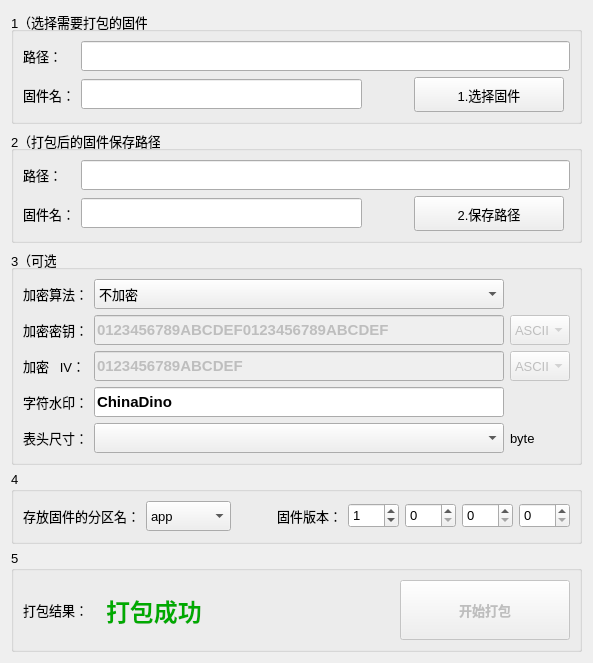
     <widget class="QWidget" name="tabFirmwarePackage">
      <attribute name="title">
       <string>固件打包</string>
      </attribute>
      <layout class="QGridLayout" name="gridLayout_9">
       <item row="0" column="0">
        <widget class="QGroupBox" name="groupBox">
         <property name="minimumSize">
          <size>
           <width>0</width>
           <height>112</height>
          </size>
         </property>
         <property name="font">
          <font>
           <pointsize>10</pointsize>
           <bold>false</bold>
          </font>
         </property>
         <property name="title">
          <string>1（选择需要打包的固件）</string>
         </property>
         <layout class="QGridLayout" name="gridLayout_2">
          <item row="0" column="0">
           <layout class="QGridLayout" name="gridLayout">
            <item row="1" column="2">
             <spacer name="horizontalSpacer">
              <property name="orientation">
               <enum>Qt::Horizontal</enum>
              </property>
              <property name="sizeType">
               <enum>QSizePolicy::Maximum</enum>
              </property>
              <property name="sizeHint" stdset="0">
               <size>
                <width>40</width>
                <height>20</height>
               </size>
              </property>
             </spacer>
            </item>
            <item row="1" column="0">
             <widget class="QLabel" name="label_2">
              <property name="font">
               <font>
                <pointsize>10</pointsize>
                <bold>false</bold>
               </font>
              </property>
              <property name="text">
               <string>固件名：</string>
              </property>
             </widget>
            </item>
            <item row="1" column="3">
             <widget class="QPushButton" name="pbChooseFw">
              <property name="minimumSize">
               <size>
                <width>150</width>
                <height>35</height>
               </size>
              </property>
              <property name="font">
               <font>
                <pointsize>10</pointsize>
                <bold>false</bold>
               </font>
              </property>
              <property name="text">
               <string>1.选择固件</string>
              </property>
             </widget>
            </item>
            <item row="0" column="0">
             <widget class="QLabel" name="label">
              <property name="font">
               <font>
                <pointsize>10</pointsize>
                <bold>false</bold>
               </font>
              </property>
              <property name="text">
               <string>路径：</string>
              </property>
             </widget>
            </item>
            <item row="0" column="1" colspan="4">
             <widget class="QLineEdit" name="leOpenFwPath">
              <property name="minimumSize">
               <size>
                <width>0</width>
                <height>30</height>
               </size>
              </property>
              <property name="font">
               <font>
                <pointsize>10</pointsize>
                <bold>false</bold>
               </font>
              </property>
              <property name="text">
               <string/>
              </property>
             </widget>
            </item>
            <item row="1" column="1">
             <widget class="QLineEdit" name="leOpenFwName">
              <property name="minimumSize">
               <size>
                <width>0</width>
                <height>30</height>
               </size>
              </property>
              <property name="font">
               <font>
                <pointsize>10</pointsize>
                <bold>true</bold>
               </font>
              </property>
              <property name="text">
               <string/>
              </property>
              <property name="readOnly">
               <bool>true</bool>
              </property>
             </widget>
            </item>
           </layout>
          </item>
         </layout>
        </widget>
       </item>
       <item row="1" column="0">
        <widget class="QGroupBox" name="groupBox_2">
         <property name="minimumSize">
          <size>
           <width>0</width>
           <height>112</height>
          </size>
         </property>
         <property name="font">
          <font>
           <pointsize>10</pointsize>
           <bold>false</bold>
          </font>
         </property>
         <property name="title">
          <string>2（打包后的固件保存路径）</string>
         </property>
         <layout class="QGridLayout" name="gridLayout_3">
          <item row="0" column="0">
           <layout class="QGridLayout" name="gridLayout_4">
            <item row="0" column="1" colspan="4">
             <widget class="QLineEdit" name="leSaveFwPath">
              <property name="minimumSize">
               <size>
                <width>0</width>
                <height>30</height>
               </size>
              </property>
              <property name="font">
               <font>
                <pointsize>10</pointsize>
                <bold>false</bold>
               </font>
              </property>
              <property name="text">
               <string/>
              </property>
             </widget>
            </item>
            <item row="1" column="3">
             <widget class="QPushButton" name="pbSaveFw">
              <property name="minimumSize">
               <size>
                <width>150</width>
                <height>35</height>
               </size>
              </property>
              <property name="font">
               <font>
                <pointsize>10</pointsize>
                <bold>false</bold>
               </font>
              </property>
              <property name="text">
               <string>2.保存路径</string>
              </property>
             </widget>
            </item>
            <item row="1" column="0">
             <widget class="QLabel" name="label_3">
              <property name="font">
               <font>
                <pointsize>10</pointsize>
                <bold>false</bold>
               </font>
              </property>
              <property name="text">
               <string>固件名：</string>
              </property>
             </widget>
            </item>
            <item row="1" column="2">
             <spacer name="horizontalSpacer_2">
              <property name="orientation">
               <enum>Qt::Horizontal</enum>
              </property>
              <property name="sizeType">
               <enum>QSizePolicy::Maximum</enum>
              </property>
              <property name="sizeHint" stdset="0">
               <size>
                <width>40</width>
                <height>20</height>
               </size>
              </property>
             </spacer>
            </item>
            <item row="0" column="0">
             <widget class="QLabel" name="label_4">
              <property name="font">
               <font>
                <pointsize>10</pointsize>
                <bold>false</bold>
               </font>
              </property>
              <property name="text">
               <string>路径：</string>
              </property>
             </widget>
            </item>
            <item row="1" column="1">
             <widget class="QLineEdit" name="leSaveFwName">
              <property name="minimumSize">
               <size>
                <width>0</width>
                <height>30</height>
               </size>
              </property>
              <property name="font">
               <font>
                <pointsize>10</pointsize>
                <bold>true</bold>
               </font>
              </property>
              <property name="text">
               <string/>
              </property>
              <property name="readOnly">
               <bool>true</bool>
              </property>
             </widget>
            </item>
           </layout>
          </item>
         </layout>
        </widget>
       </item>
       <item row="4" column="0">
        <widget class="QGroupBox" name="groupBox_4">
         <property name="minimumSize">
          <size>
           <width>0</width>
           <height>0</height>
          </size>
         </property>
         <property name="font">
          <font>
           <pointsize>10</pointsize>
           <bold>false</bold>
          </font>
         </property>
         <property name="title">
          <string>5</string>
         </property>
         <layout class="QGridLayout" name="gridLayout_7">
          <item row="0" column="0">
           <layout class="QHBoxLayout" name="horizontalLayout_2">
            <property name="spacing">
             <number>6</number>
            </property>
            <property name="sizeConstraint">
             <enum>QLayout::SetFixedSize</enum>
            </property>
            <item>
             <widget class="QLabel" name="label_12">
              <property name="maximumSize">
               <size>
                <width>100</width>
                <height>16777215</height>
               </size>
              </property>
              <property name="font">
               <font>
                <pointsize>10</pointsize>
                <bold>false</bold>
               </font>
              </property>
              <property name="text">
               <string>打包结果：</string>
              </property>
             </widget>
            </item>
            <item>
             <widget class="QLabel" name="labPkgResult">
              <property name="maximumSize">
               <size>
                <width>16777215</width>
                <height>200</height>
               </size>
              </property>
              <property name="palette">
               <palette>
                <active>
                 <colorrole role="WindowText">
                  <brush brushstyle="SolidPattern">
                   <color alpha="255">
                    <red>0</red>
                    <green>170</green>
                    <blue>0</blue>
                   </color>
                  </brush>
                 </colorrole>
                </active>
                <inactive>
                 <colorrole role="WindowText">
                  <brush brushstyle="SolidPattern">
                   <color alpha="255">
                    <red>0</red>
                    <green>170</green>
                    <blue>0</blue>
                   </color>
                  </brush>
                 </colorrole>
                </inactive>
                <disabled>
                 <colorrole role="WindowText">
                  <brush brushstyle="SolidPattern">
                   <color alpha="255">
                    <red>120</red>
                    <green>120</green>
                    <blue>120</blue>
                   </color>
                  </brush>
                 </colorrole>
                </disabled>
               </palette>
              </property>
              <property name="font">
               <font>
                <pointsize>18</pointsize>
                <bold>true</bold>
               </font>
              </property>
              <property name="text">
               <string>打包成功</string>
              </property>
             </widget>
            </item>
            <item>
             <spacer name="horizontalSpacer_4">
              <property name="orientation">
               <enum>Qt::Horizontal</enum>
              </property>
              <property name="sizeType">
               <enum>QSizePolicy::Minimum</enum>
              </property>
              <property name="sizeHint" stdset="0">
               <size>
                <width>192</width>
                <height>29</height>
               </size>
              </property>
             </spacer>
            </item>
            <item>
             <widget class="QPushButton" name="pbStartPkg">
              <property name="enabled">
               <bool>false</bool>
              </property>
              <property name="minimumSize">
               <size>
                <width>170</width>
                <height>60</height>
               </size>
              </property>
              <property name="font">
               <font>
                <pointsize>10</pointsize>
                <bold>true</bold>
               </font>
              </property>
              <property name="text">
               <string>开始打包</string>
              </property>
             </widget>
            </item>
           </layout>
          </item>
         </layout>
        </widget>
       </item>
       <item row="2" column="0">
        <widget class="QGroupBox" name="groupBox_3">
         <property name="minimumSize">
          <size>
           <width>0</width>
           <height>187</height>
          </size>
         </property>
         <property name="font">
          <font>
           <pointsize>10</pointsize>
           <bold>false</bold>
          </font>
         </property>
         <property name="title">
          <string>3（可选）</string>
         </property>
         <layout class="QGridLayout" name="gridLayout_8">
          <item row="0" column="0">
           <layout class="QGridLayout" name="gridLayout_6">
            <property name="spacing">
             <number>6</number>
            </property>
            <item row="2" column="0">
             <widget class="QLabel" name="label_10">
              <property name="minimumSize">
               <size>
                <width>0</width>
                <height>0</height>
               </size>
              </property>
              <property name="font">
               <font>
                <pointsize>10</pointsize>
                <bold>false</bold>
               </font>
              </property>
              <property name="text">
               <string>加密   IV：</string>
              </property>
             </widget>
            </item>
            <item row="3" column="0">
             <widget class="QLabel" name="label_14">
              <property name="minimumSize">
               <size>
                <width>0</width>
                <height>0</height>
               </size>
              </property>
              <property name="maximumSize">
               <size>
                <width>100</width>
                <height>16777215</height>
               </size>
              </property>
              <property name="font">
               <font>
                <pointsize>10</pointsize>
                <bold>false</bold>
               </font>
              </property>
              <property name="text">
               <string>字符水印：</string>
              </property>
             </widget>
            </item>
            <item row="4" column="0">
             <widget class="QLabel" name="label_9">
              <property name="enabled">
               <bool>true</bool>
              </property>
              <property name="maximumSize">
               <size>
                <width>100</width>
                <height>16777215</height>
               </size>
              </property>
              <property name="text">
               <string>表头尺寸：</string>
              </property>
             </widget>
            </item>
            <item row="1" column="0">
             <widget class="QLabel" name="label_7">
              <property name="minimumSize">
               <size>
                <width>0</width>
                <height>0</height>
               </size>
              </property>
              <property name="maximumSize">
               <size>
                <width>80</width>
                <height>16777215</height>
               </size>
              </property>
              <property name="font">
               <font>
                <pointsize>10</pointsize>
                <bold>false</bold>
               </font>
              </property>
              <property name="text">
               <string>加密密钥：</string>
              </property>
             </widget>
            </item>
            <item row="3" column="1">
             <widget class="QLineEdit" name="leUserString">
              <property name="minimumSize">
               <size>
                <width>0</width>
                <height>30</height>
               </size>
              </property>
              <property name="font">
               <font>
                <pointsize>11</pointsize>
                <bold>true</bold>
               </font>
              </property>
              <property name="focusPolicy">
               <enum>Qt::StrongFocus</enum>
              </property>
              <property name="toolTip">
               <string>最长可输入16个字符，暂不支持中文</string>
              </property>
              <property name="text">
               <string>ChinaDino</string>
              </property>
              <property name="maxLength">
               <number>16</number>
              </property>
             </widget>
            </item>
            <item row="1" column="2">
             <widget class="QComboBox" name="combKeyFormat">
              <property name="enabled">
               <bool>false</bool>
              </property>
              <property name="minimumSize">
               <size>
                <width>0</width>
                <height>30</height>
               </size>
              </property>
              <property name="maximumSize">
               <size>
                <width>60</width>
                <height>16777215</height>
               </size>
              </property>
              <property name="toolTip">
               <string>暂不实现</string>
              </property>
              <item>
               <property name="text">
                <string>ASCII</string>
               </property>
              </item>
              <item>
               <property name="text">
                <string>HEX</string>
               </property>
              </item>
             </widget>
            </item>
            <item row="2" column="1">
             <widget class="QLineEdit" name="leIV">
              <property name="enabled">
               <bool>false</bool>
              </property>
              <property name="minimumSize">
               <size>
                <width>0</width>
                <height>30</height>
               </size>
              </property>
              <property name="font">
               <font>
                <pointsize>11</pointsize>
                <bold>true</bold>
               </font>
              </property>
              <property name="toolTip">
               <string>输入16位的IV</string>
              </property>
              <property name="inputMethodHints">
               <set>Qt::ImhNone</set>
              </property>
              <property name="inputMask">
               <string/>
              </property>
              <property name="text">
               <string>0123456789ABCDEF</string>
              </property>
              <property name="maxLength">
               <number>16</number>
              </property>
              <property name="echoMode">
               <enum>QLineEdit::Normal</enum>
              </property>
             </widget>
            </item>
            <item row="2" column="2">
             <widget class="QComboBox" name="combIvFormat">
              <property name="enabled">
               <bool>false</bool>
              </property>
              <property name="minimumSize">
               <size>
                <width>0</width>
                <height>30</height>
               </size>
              </property>
              <property name="maximumSize">
               <size>
                <width>60</width>
                <height>16777215</height>
               </size>
              </property>
              <property name="toolTip">
               <string>暂不实现</string>
              </property>
              <item>
               <property name="text">
                <string>ASCII</string>
               </property>
              </item>
              <item>
               <property name="text">
                <string>HEX</string>
               </property>
              </item>
             </widget>
            </item>
            <item row="0" column="0">
             <widget class="QLabel" name="label_6">
              <property name="minimumSize">
               <size>
                <width>0</width>
                <height>0</height>
               </size>
              </property>
              <property name="font">
               <font>
                <pointsize>10</pointsize>
                <bold>false</bold>
               </font>
              </property>
              <property name="text">
               <string>加密算法：</string>
              </property>
             </widget>
            </item>
            <item row="1" column="1">
             <widget class="QLineEdit" name="leKey">
              <property name="enabled">
               <bool>false</bool>
              </property>
              <property name="minimumSize">
               <size>
                <width>0</width>
                <height>30</height>
               </size>
              </property>
              <property name="font">
               <font>
                <pointsize>11</pointsize>
                <bold>true</bold>
               </font>
              </property>
              <property name="toolTip">
               <string>输入32位的密钥</string>
              </property>
              <property name="text">
               <string>0123456789ABCDEF0123456789ABCDEF</string>
              </property>
              <property name="maxLength">
               <number>32</number>
              </property>
              <property name="echoMode">
               <enum>QLineEdit::Normal</enum>
              </property>
             </widget>
            </item>
            <item row="0" column="1">
             <widget class="QComboBox" name="combEncrypt">
              <property name="minimumSize">
               <size>
                <width>0</width>
                <height>30</height>
               </size>
              </property>
              <item>
               <property name="text">
                <string>不加密</string>
               </property>
              </item>
              <item>
               <property name="text">
                <string>AES256</string>
               </property>
              </item>
             </widget>
            </item>
            <item row="4" column="1">
             <widget class="QComboBox" name="combHeadSize">
              <property name="minimumSize">
               <size>
                <width>0</width>
                <height>30</height>
               </size>
              </property>
              <property name="mouseTracking">
               <bool>false</bool>
              </property>
              <property name="toolTip">
               <string>自定义时只能输入数字！不能加其它字符！且不能小于96！</string>
              </property>
              <property name="currentIndex">
               <number>-1</number>
              </property>
              <property name="maxVisibleItems">
               <number>8</number>
              </property>
              <property name="insertPolicy">
               <enum>QComboBox::NoInsert</enum>
              </property>
              <property name="sizeAdjustPolicy">
               <enum>QComboBox::AdjustToContents</enum>
              </property>
              <property name="minimumContentsLength">
               <number>2</number>
              </property>
             </widget>
            </item>
            <item row="4" column="2">
             <widget class="QLabel" name="label_11">
              <property name="enabled">
               <bool>true</bool>
              </property>
              <property name="maximumSize">
               <size>
                <width>100</width>
                <height>16777215</height>
               </size>
              </property>
              <property name="text">
               <string>byte</string>
              </property>
             </widget>
            </item>
           </layout>
          </item>
         </layout>
        </widget>
       </item>
       <item row="3" column="0">
        <widget class="QGroupBox" name="groupBox_5">
         <property name="minimumSize">
          <size>
           <width>0</width>
           <height>73</height>
          </size>
         </property>
         <property name="font">
          <font>
           <pointsize>10</pointsize>
           <bold>false</bold>
          </font>
         </property>
         <property name="title">
          <string>4</string>
         </property>
         <layout class="QGridLayout" name="gridLayout_13">
          <item row="0" column="0">
           <layout class="QGridLayout" name="gridLayout_5">
            <item row="0" column="3">
             <widget class="QLabel" name="label_23">
              <property name="maximumSize">
               <size>
                <width>100</width>
                <height>16777215</height>
               </size>
              </property>
              <property name="font">
               <font>
                <pointsize>10</pointsize>
                <bold>false</bold>
               </font>
              </property>
              <property name="text">
               <string>固件版本：</string>
              </property>
              <property name="alignment">
               <set>Qt::AlignRight|Qt::AlignTrailing|Qt::AlignVCenter</set>
              </property>
             </widget>
            </item>
            <item row="0" column="1">
             <widget class="QComboBox" name="combPartName">
              <property name="minimumSize">
               <size>
                <width>85</width>
                <height>30</height>
               </size>
              </property>
              <item>
               <property name="text">
                <string>app</string>
               </property>
              </item>
              <item>
               <property name="text">
                <string>download</string>
               </property>
              </item>
              <item>
               <property name="text">
                <string>factory</string>
               </property>
              </item>
             </widget>
            </item>
            <item row="0" column="0">
             <widget class="QLabel" name="label_13">
              <property name="minimumSize">
               <size>
                <width>110</width>
                <height>0</height>
               </size>
              </property>
              <property name="maximumSize">
               <size>
                <width>130</width>
                <height>16777215</height>
               </size>
              </property>
              <property name="font">
               <font>
                <pointsize>10</pointsize>
                <bold>false</bold>
               </font>
              </property>
              <property name="text">
               <string>存放固件的分区名：</string>
              </property>
             </widget>
            </item>
            <item row="0" column="6">
             <widget class="QSpinBox" name="sbVer3">
              <property name="minimumSize">
               <size>
                <width>51</width>
                <height>25</height>
               </size>
              </property>
              <property name="maximumSize">
               <size>
                <width>51</width>
                <height>25</height>
               </size>
              </property>
              <property name="maximum">
               <number>255</number>
              </property>
              <property name="value">
               <number>0</number>
              </property>
             </widget>
            </item>
            <item row="0" column="5">
             <widget class="QSpinBox" name="sbVer2">
              <property name="minimumSize">
               <size>
                <width>51</width>
                <height>25</height>
               </size>
              </property>
              <property name="maximumSize">
               <size>
                <width>51</width>
                <height>25</height>
               </size>
              </property>
              <property name="maximum">
               <number>255</number>
              </property>
              <property name="value">
               <number>0</number>
              </property>
             </widget>
            </item>
            <item row="0" column="7">
             <widget class="QSpinBox" name="sbVer4">
              <property name="minimumSize">
               <size>
                <width>51</width>
                <height>25</height>
               </size>
              </property>
              <property name="maximumSize">
               <size>
                <width>51</width>
                <height>25</height>
               </size>
              </property>
              <property name="maximum">
               <number>255</number>
              </property>
              <property name="value">
               <number>0</number>
              </property>
             </widget>
            </item>
            <item row="0" column="4">
             <widget class="QSpinBox" name="sbVer1">
              <property name="minimumSize">
               <size>
                <width>51</width>
                <height>25</height>
               </size>
              </property>
              <property name="maximumSize">
               <size>
                <width>51</width>
                <height>25</height>
               </size>
              </property>
              <property name="maximum">
               <number>255</number>
              </property>
              <property name="value">
               <number>1</number>
              </property>
             </widget>
            </item>
            <item row="0" column="2">
             <spacer name="horizontalSpacer_5">
              <property name="orientation">
               <enum>Qt::Horizontal</enum>
              </property>
              <property name="sizeHint" stdset="0">
               <size>
                <width>40</width>
                <height>20</height>
               </size>
              </property>
             </spacer>
            </item>
           </layout>
          </item>
         </layout>
        </widget>
       </item>
      </layout>
     </widget>
